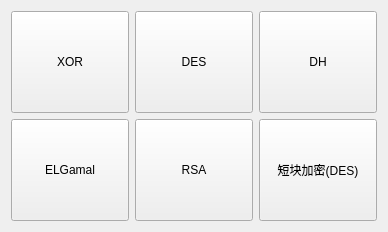
<?xml version="1.0" encoding="UTF-8"?>
<ui version="4.0">
 <class>MAIN_UI</class>
 <widget class="QWidget" name="MAIN_UI">
  <property name="geometry">
   <rect>
    <x>0</x>
    <y>0</y>
    <width>388</width>
    <height>232</height>
   </rect>
  </property>
  <property name="windowTitle">
   <string>Form</string>
  </property>
  <layout class="QVBoxLayout" name="verticalLayout">
   <item>
    <layout class="QHBoxLayout" name="horizontalLayout">
     <item>
      <widget class="QPushButton" name="xor_button">
       <property name="sizePolicy">
        <sizepolicy hsizetype="Expanding" vsizetype="Expanding">
         <horstretch>0</horstretch>
         <verstretch>0</verstretch>
        </sizepolicy>
       </property>
       <property name="text">
        <string>XOR</string>
       </property>
      </widget>
     </item>
     <item>
      <widget class="QPushButton" name="des_button">
       <property name="sizePolicy">
        <sizepolicy hsizetype="Expanding" vsizetype="Expanding">
         <horstretch>0</horstretch>
         <verstretch>0</verstretch>
        </sizepolicy>
       </property>
       <property name="text">
        <string>DES</string>
       </property>
      </widget>
     </item>
     <item>
      <widget class="QPushButton" name="dh_button">
       <property name="sizePolicy">
        <sizepolicy hsizetype="Expanding" vsizetype="Expanding">
         <horstretch>0</horstretch>
         <verstretch>0</verstretch>
        </sizepolicy>
       </property>
       <property name="text">
        <string>DH</string>
       </property>
      </widget>
     </item>
    </layout>
   </item>
   <item>
    <layout class="QHBoxLayout" name="horizontalLayout_2">
     <item>
      <widget class="QPushButton" name="elgamal_button">
       <property name="sizePolicy">
        <sizepolicy hsizetype="Expanding" vsizetype="Expanding">
         <horstretch>0</horstretch>
         <verstretch>0</verstretch>
        </sizepolicy>
       </property>
       <property name="text">
        <string>ELGamal</string>
       </property>
      </widget>
     </item>
     <item>
      <widget class="QPushButton" name="rsa_button">
       <property name="sizePolicy">
        <sizepolicy hsizetype="Expanding" vsizetype="Expanding">
         <horstretch>0</horstretch>
         <verstretch>0</verstretch>
        </sizepolicy>
       </property>
       <property name="text">
        <string>RSA</string>
       </property>
      </widget>
     </item>
     <item>
      <widget class="QPushButton" name="short_en_button">
       <property name="sizePolicy">
        <sizepolicy hsizetype="Expanding" vsizetype="Expanding">
         <horstretch>0</horstretch>
         <verstretch>0</verstretch>
        </sizepolicy>
       </property>
       <property name="text">
        <string>短块加密(DES)</string>
       </property>
      </widget>
     </item>
    </layout>
   </item>
  </layout>
 </widget>
 <resources/>
 <connections/>
</ui>
